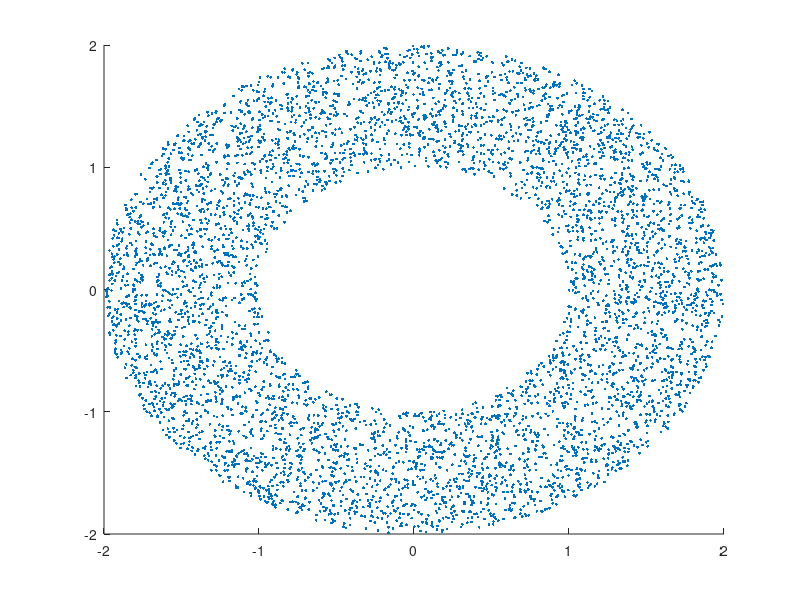

This figure's MATLAB source:
points=rand(10000,2)*4-2;
donut=points(sqrt(sum(points.^2,2))<2 & sqrt(sum(points.^2,2))>1,:);
scatter(donut(:,1),donut(:,2),4,'filled');